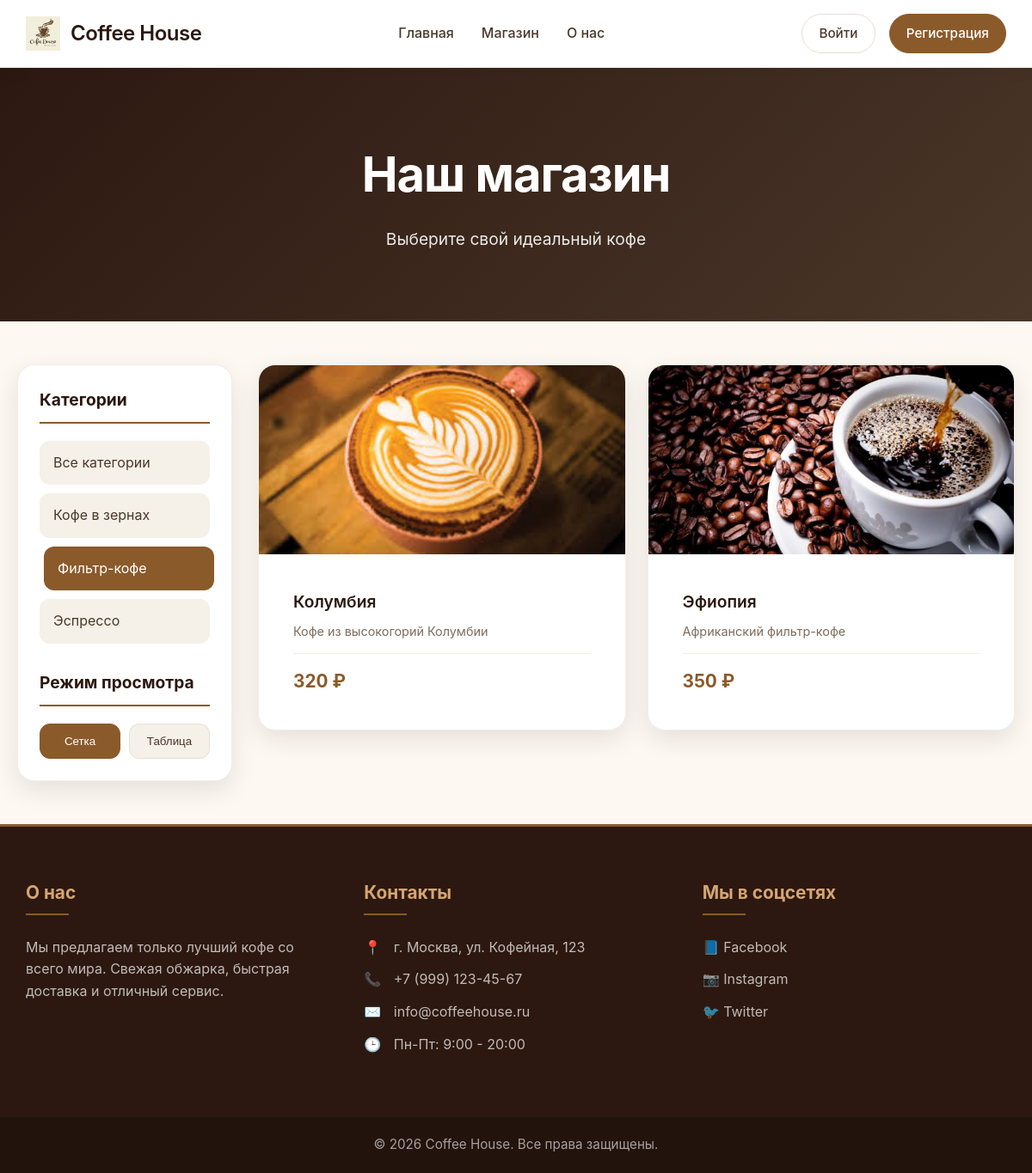
The app's page /shop.php?category=2 with its own data.
### tables this page shows
CREATE TABLE categories (
    id INT AUTO_INCREMENT PRIMARY KEY,
    name VARCHAR(50) NOT NULL,
    description TEXT
);

CREATE TABLE products (
    id INT AUTO_INCREMENT PRIMARY KEY,
    category_id INT,
    name VARCHAR(100) NOT NULL,
    description TEXT,
    full_description TEXT,
    price DECIMAL(10, 2) NOT NULL,
    image VARCHAR(255),
    stock INT DEFAULT 0,
    characteristics JSON,
    created_at TIMESTAMP DEFAULT CURRENT_TIMESTAMP,
    FOREIGN KEY (category_id) REFERENCES categories(id)
);

### shop.php (the view, shortened to what this page needs)
<?php
include 'includes/header.php';
$categories_query = "SELECT * FROM categories ORDER BY name";
$categories_result = mysqli_query($conn, $categories_query);
$where = "1=1";
if (isset($_GET['category']) && !empty($_GET['category'])) {
    $category_id = (int)$_GET['category'];
    $where .= " AND category_id = $category_id";
}
$products_query = "SELECT * FROM products WHERE $where ORDER BY created_at DESC";
$products_result = mysqli_query($conn, $products_query);
?>
<div class="shop-header">
    <div class="container">
        <h1>Наш магазин</h1>
        <p>Выберите свой идеальный кофе</p>
    </div>
</div>
<div class="shop-container">
    <aside class="shop-sidebar">
        <h3>Категории</h3>
        <ul class="category-filter">
            <li>
                <a href="shop.php" <?php echo !isset($_GET['category']) ? 'class="active"' : ''; ?>>
                    Все категории
                </a>
            </li>
            <?php
            if ($categories_result && mysqli_num_rows($categories_result) > 0) {
                while ($category = mysqli_fetch_assoc($categories_result)):
            ?>
            <li>
                <a href="shop.php?category=<?php echo $category['id']; ?>"
                   <?php echo (isset($_GET['category']) && $_GET['category'] == $category['id']) ? 'class="active"' : ''; ?>>
                    <?php echo htmlspecialchars($category['name']); ?>
                </a>
            </li>
            <?php
                endwhile;
            }
            ?>
        </ul>
        <h3>Режим просмотра</h3>
        <div class="view-toggle">
            <button class="view-btn active" data-view="grid">Сетка</button>
            <button class="view-btn" data-view="table">Таблица</button>
        </div>
    </aside>
    <div class="shop-content">
        <?php if ($products_result && mysqli_num_rows($products_result) > 0): ?>
            <div class="products-grid active" id="grid-view">
                <?php
                mysqli_data_seek($products_result, 0);
                while ($product = mysqli_fetch_assoc($products_result)):
                ?>
                <div class="product-card">
                    <div class="product-image">
                        <img src="assets/images/products/<?php echo htmlspecialchars($product['image']); ?>"
                             alt="<?php echo htmlspecialchars($product['name']); ?>">
                    </div>
                    <div class="product-info">
                        <h3><?php echo htmlspecialchars($product['name']); ?></h3>
                        <p class="product-description"><?php echo htmlspecialchars($product['description']); ?></p>
                        <div class="product-footer">
                            <span class="product-price"><?php echo number_format($product['price'], 0, '', ' '); ?> ₽</span>
                        </div>
                    </div>
                </div>
                <?php endwhile; ?>
            </div>
        <?php else: ?>
            <div class="no-products">
                <p>Товары не найдены</p>
            </div>
        <?php endif; ?>
    </div>
</div>
<?php include 'includes/footer.php'; ?>

### assets/css/style.css (style rules this page uses)
* { margin: 0; padding: 0; box-sizing: border-box; }
:root { --primary: #8B5A2B; --primary-dark: #6B3F1F; --secondary: #D4A574; --dark: #2C1810; --light: #FDF8F2; --gray: #F5F0E8; --text: #4A3729; --text-light: #7E6B5C; --white: #FFFFFF; --shadow: 0 10px 30px rgba(0,0,0,0.1); --shadow-hover: 0 20px 40px rgba(139, 90, 43, 0.15); }
body { font-family: 'Inter', sans-serif; color: var(--text); background: var(--light); line-height: 1.6; min-height: 100vh; display: flex; flex-direction: column; }
.container { max-width: 1400px; margin: 0 auto; padding: 0 30px; }
.shop-header { background: linear-gradient(135deg, var(--dark) 0%, #4A3729 100%); color: var(--white); text-align: center; padding: 80px 20px; }
.shop-header h1 { font-size: 3.5rem; margin-bottom: 15px; font-weight: 700; letter-spacing: -1px; }
.shop-header p { font-size: 1.2rem; opacity: 0.9; }
.shop-container { display: grid; grid-template-columns: 280px 1fr; gap: 30px; max-width: 1400px; margin: 50px auto; padding: 0 20px; }
.shop-sidebar { background: var(--white); padding: 25px; border-radius: 20px; box-shadow: var(--shadow); border: 1px solid rgba(139, 90, 43, 0.1); position: sticky; top: 90px; height: fit-content; }
.shop-sidebar h3 { color: var(--dark); font-size: 1.2rem; margin-bottom: 20px; padding-bottom: 10px; border-bottom: 2px solid var(--primary); }
.category-filter { list-style: none; margin-bottom: 30px; }
.category-filter li { margin-bottom: 10px; }
.category-filter a { display: block; padding: 12px 15px; color: var(--text); text-decoration: none; border-radius: 12px; transition: all 0.3s; background: var(--gray); border: 1px solid transparent; }
.category-filter a:hover, .category-filter a.active { background: var(--primary); color: var(--white); transform: translateX(5px); }
.view-toggle { display: flex; gap: 10px; margin-top: 15px; }
.view-btn { flex: 1; padding: 12px; background: var(--gray); border: 1px solid rgba(139, 90, 43, 0.1); border-radius: 12px; cursor: pointer; transition: all 0.3s; font-weight: 500; color: var(--text); }
.view-btn.active { background: var(--primary); color: var(--white); border-color: var(--primary); }
.products-grid { display: none; grid-template-columns: repeat(auto-fill, minmax(280px, 1fr)); gap: 25px; }
.products-grid.active { display: grid; }
.product-card { background: var(--white); border-radius: 20px; overflow: hidden; box-shadow: var(--shadow); transition: all 0.3s; border: 1px solid rgba(139, 90, 43, 0.1); }
.product-image { position: relative; height: 220px; overflow: hidden; background: var(--gray); }
.product-image img { width: 100%; height: 100%; object-fit: cover; transition: transform 0.5s; }
.product-info { padding: 20px; }
.product-info h3 { font-size: 1.2rem; margin-bottom: 8px; color: var(--dark); font-weight: 600; }
.product-description { color: var(--text-light); font-size: 0.9rem; margin-bottom: 15px; line-height: 1.5; }
.product-footer { display: flex; justify-content: space-between; align-items: center; padding-top: 15px; border-top: 1px solid rgba(139, 90, 43, 0.1); }
.product-price { font-size: 1.3rem; font-weight: 700; color: var(--primary); }
.product-info { padding: 40px; }
@media (max-width: 1200px) { .shop-container { grid-template-columns: 250px 1fr; } }

### records on screen
categories: name "Кофе в зернах"
categories: name "Фильтр-кофе"
categories: name "Эспрессо"
products: image (picture), name "Колумбия", description "Кофе из высокогорий Колумбии", price "320"
products: image (picture), name "Эфиопия", description "Африканский фильтр-кофе", price "350"
